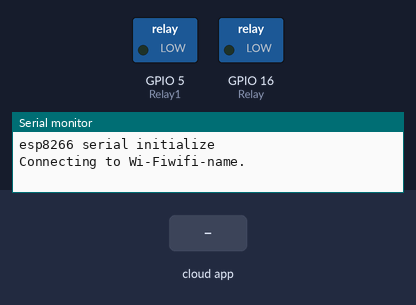
Bench run of a sketch on a simulated ESP8266 (NodeMCU). Shown: switched loads named in the sketch (green lamp = pin HIGH), the last lines printed to the serial monitor. Inputs (shaded band) come from the test bench. WiFi joins after 1.5 s; servers stay silent unless stated; the Firebase database answers and starts empty.

Above: at 0.1 s.
At 3.7 s:
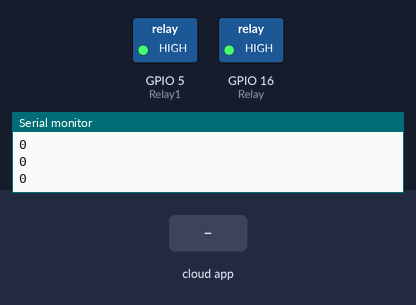
3.8 s: the phone or cloud app sets STATE to 1
At 4.3 s:
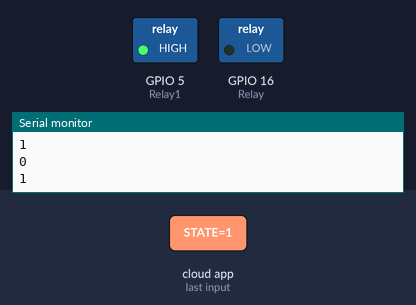
Timing chart, 0 to 6.8 s (numbered marks = the images above; inputs shaded):
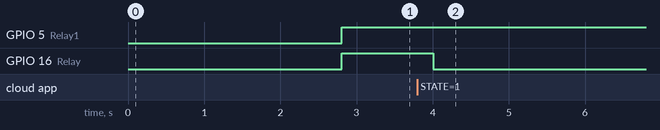

Measured:
- after the input at 3.8 s, GPIO 16 (Relay): HIGH → LOW after 0.20 s

The sketch:

Home-Automation.ino
```cpp
#include <ArduinoJson.h>

#include <ESP8266WiFi.h>
#include <FirebaseESP8266.h>
#define FIREBASE_HOST "homeautomation-109af-default-rtdb.firebaseio.com"
#define FIREBASE_AUTH "AIzaSyBOFX0OFBNfFUyF8iv80rNLHKSaR6b-DFc"
#define WIFI_SSID "wifi-name"
#define WIFI_PASSWORD "wifi-passoward"
#define USER_EMAIL "user email"
#define USER_PASSWORD "user passoward"
int Relay = 16;
int Relay1 = 5;
// Provide the token generation process info.
#include <addons/TokenHelper.h>

// Provide the RTDB payload printing info and other helper functions.
#include <addons/RTDBHelper.h>

FirebaseConfig config;
FirebaseData fbdo;
FirebaseJson json;
FirebaseAuth auth;
//int a;
bool a;
bool b;
const char* doc;
int c;
void setup() {
  Serial.begin(115200);
  pinMode(Relay, OUTPUT);
  pinMode(5, OUTPUT);
  Serial.println("esp8266 serial initialize");
  WiFi.begin(WIFI_SSID, WIFI_PASSWORD);
  Serial.print("Connecting to Wi-Fi");
  Serial.print(WIFI_SSID);

  while (WiFi.status() != WL_CONNECTED)
  {
    Serial.print(".");
    delay(300);
  }

  Serial.println();
  Serial.print("Connected with IP: ");
  Serial.println(WiFi.localIP());
  Serial.println();
    /* Assign the api key (required) */
  config.api_key = FIREBASE_AUTH;

  /* Assign the user sign in credentials */
  auth.user.email = USER_EMAIL;
  auth.user.password = USER_PASSWORD;

  /* Assign the RTDB URL (required) */
  config.database_url = FIREBASE_HOST;

  /* Assign the callback function for the long running token generation task */
  config.token_status_callback = tokenStatusCallback; // see addons/TokenHelper.h

  Firebase.begin(&config, &auth);
  //Firebase.begin(FIREBASE_HOST,FIREBASE_AUTH);
  Firebase.reconnectWiFi(true);
  delay(1000);

}
void loop() {

a=Firebase.getString(fbdo,"/LIGHTS ON-OFF/STATE");
a=fbdo.to<bool>();
Serial.println(a);
Firebase.getString(fbdo,"/FAN ON-OFF/STATE");
b=fbdo.to<bool>();
Serial.println(b);

if (a==1){
  digitalWrite(Relay, LOW);
  }
 else{
  digitalWrite(Relay,HIGH );
  }
 if (b==1){
  digitalWrite(Relay1, LOW);
  }
 else{
  digitalWrite(Relay1, HIGH);
  }
//c=Firebase.getString(fbdo,"/THRESHOLD VALUE/THRESHOLD");
//Serial.println(String(c));
//delay(1000);
}
```
